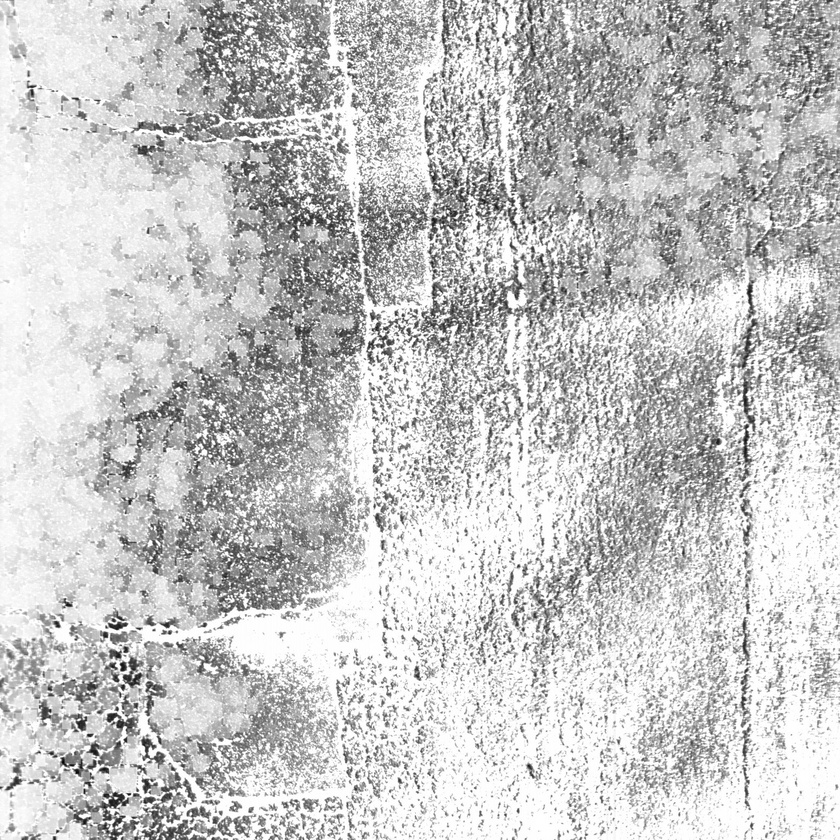
#> input picture 1035230124_output.jpg, 840 x 840 px, shrunk from 2048 x 2048 before the run
$ jupyter execute 'Article submission.ipynb'
#> lines starting #> are read from the running program, lines starting #| are printed output that depends on the picture; after the words box and inside, x2 and y2 are one past the last pixel; in counts of white or black regions, pixels touching at a corner belong together
#> further down, P is the input picture: shape (840, 840); min 1, max 255, mean 198.7
[cell 1]
import cv2
import numpy as np
import matplotlib.pyplot as plt

[cell 2]
def max_filtering(N, I_temp):
#> called with N = 20
    wall = np.full((I_temp.shape[0]+(N//2)*2, I_temp.shape[1]+(N//2)*2), -1)
    wall[(N//2):wall.shape[0]-(N//2), (N//2):wall.shape[1]-(N//2)] = I_temp.copy()
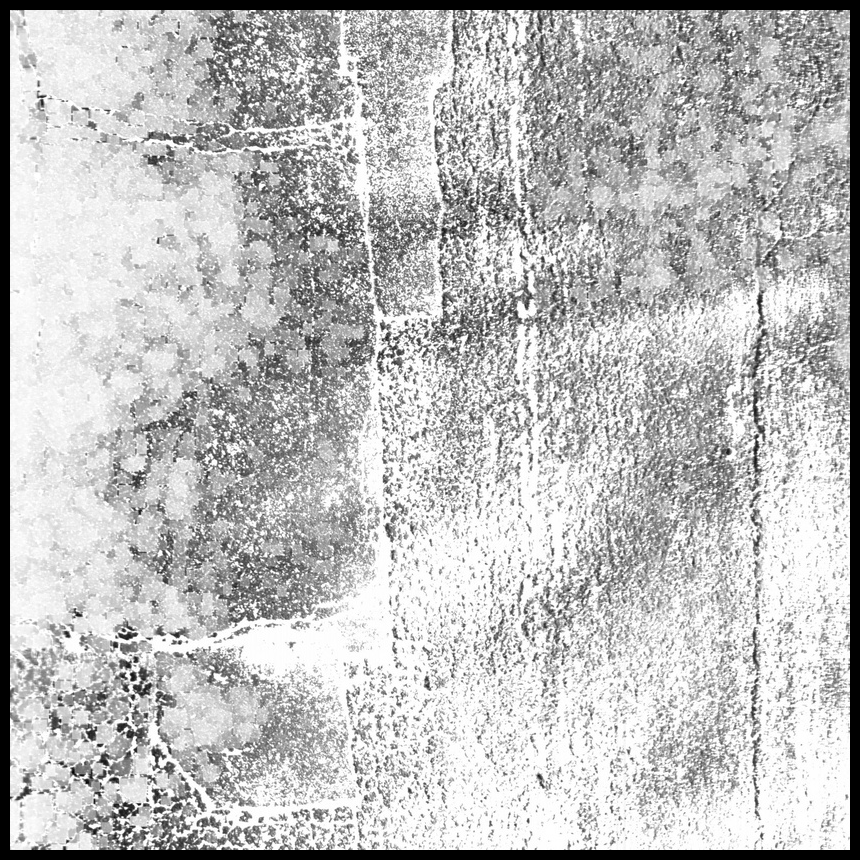
#> wall: shape (860, 860) int64; min -1, max 255, mean 189.5; drawn with min black and max white
    temp = np.full((I_temp.shape[0]+(N//2)*2, I_temp.shape[1]+(N//2)*2), -1)
    for y in range(0,wall.shape[0]):
        for x in range(0,wall.shape[1]):
            if wall[y,x]!=-1:
                window = wall[y-(N//2):y+(N//2)+1,x-(N//2):x+(N//2)+1]
                num = np.amax(window)
                temp[y,x] = num
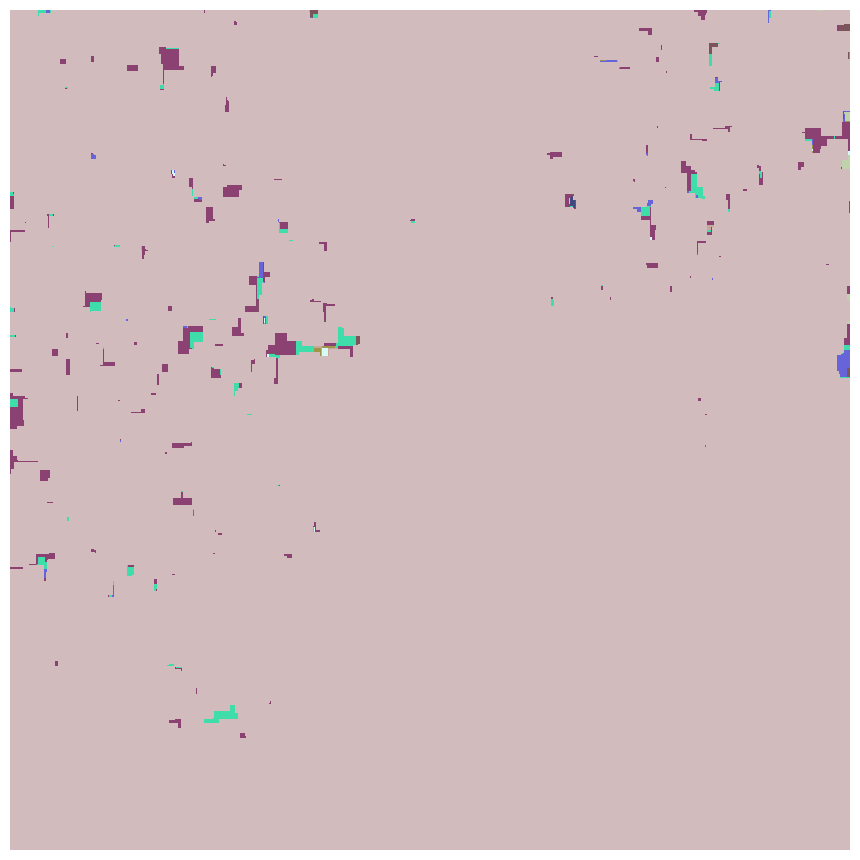
#> temp: shape (860, 860) int64; 13 distinct labels, from -1 to 255; one colour per label, 0 black, -1 white
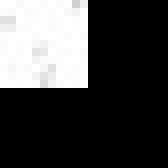
#> window: shape (21, 21) int64 (shown 8 times larger); min -1, max 255, mean 67.9; drawn with min black and max white
    A = temp[(N//2):wall.shape[0]-(N//2), (N//2):wall.shape[1]-(N//2)].copy()
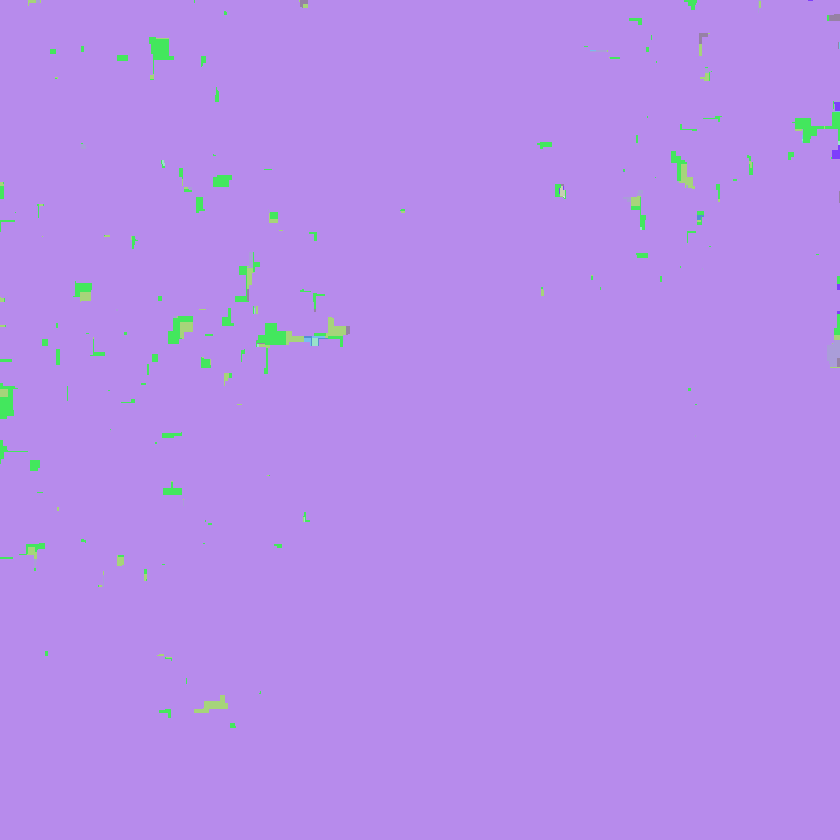
#> A: shape (840, 840) int64; 12 distinct labels, from 242 to 255; one colour per label, 0 black
    return A

def min_filtering(N, A):
#> called with N = 20
    wall_min = np.full((A.shape[0]+(N//2)*2, A.shape[1]+(N//2)*2), 300)
    wall_min[(N//2):wall_min.shape[0]-(N//2), (N//2):wall_min.shape[1]-(N//2)] = A.copy()
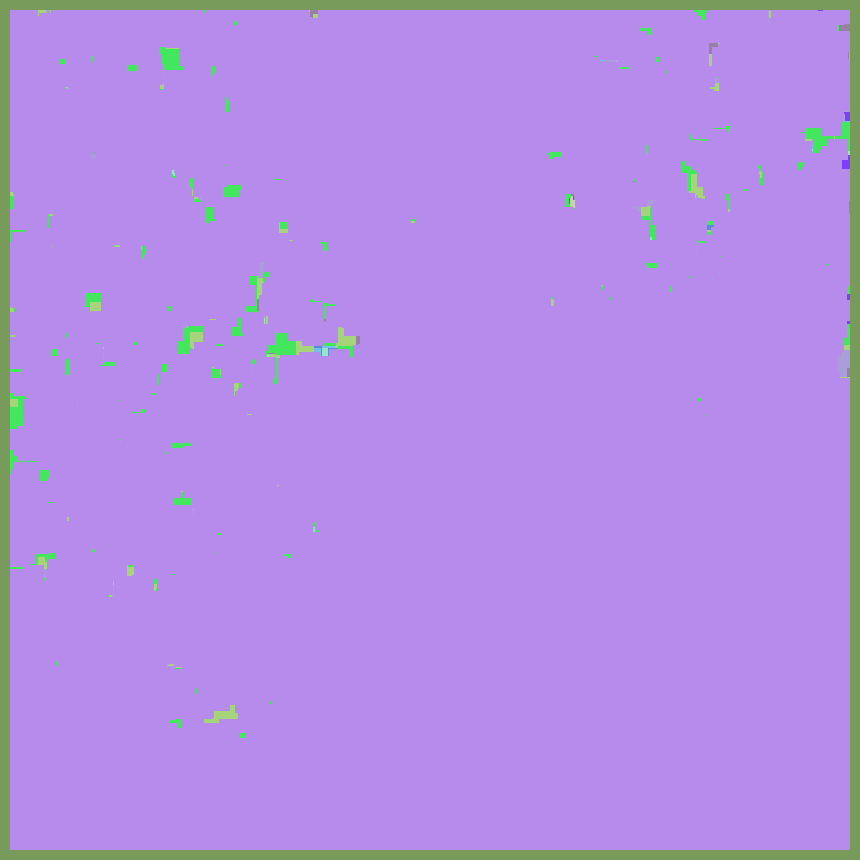
#> wall_min: shape (860, 860) int64; 13 distinct labels, from 242 to 300; one colour per label, 0 black
    temp_min = np.full((A.shape[0]+(N//2)*2, A.shape[1]+(N//2)*2), 300)
    for y in range(0,wall_min.shape[0]):
        for x in range(0,wall_min.shape[1]):
            if wall_min[y,x]!=300:
                window_min = wall_min[y-(N//2):y+(N//2)+1,x-(N//2):x+(N//2)+1]
                num_min = np.amin(window_min)
                temp_min[y,x] = num_min
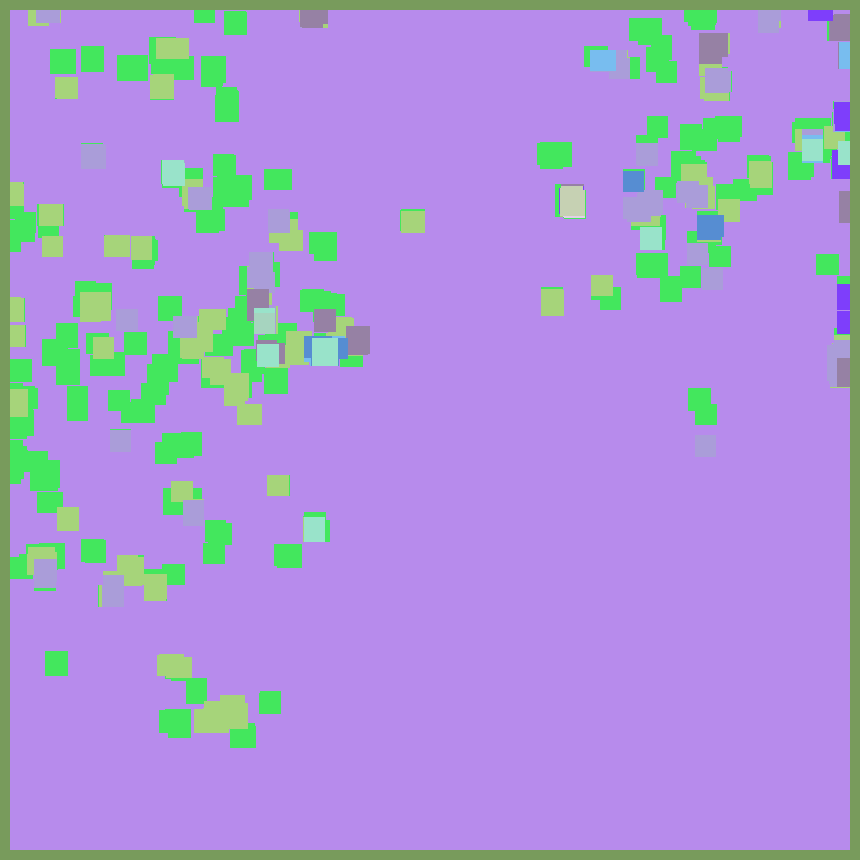
#> temp_min: shape (860, 860) int64; 13 distinct labels, from 242 to 300; one colour per label, 0 black
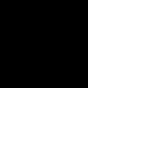
#> window_min: shape (21, 21) int64 (shown 8 times larger); values 255 (black) and 300 (white), 72.6% white; 1 black region, box (x1, y1, x2, y2) and area: (0, 0, 11, 11) 121
    B = temp_min[(N//2):wall_min.shape[0]-(N//2), (N//2):wall_min.shape[1]-(N//2)].copy()
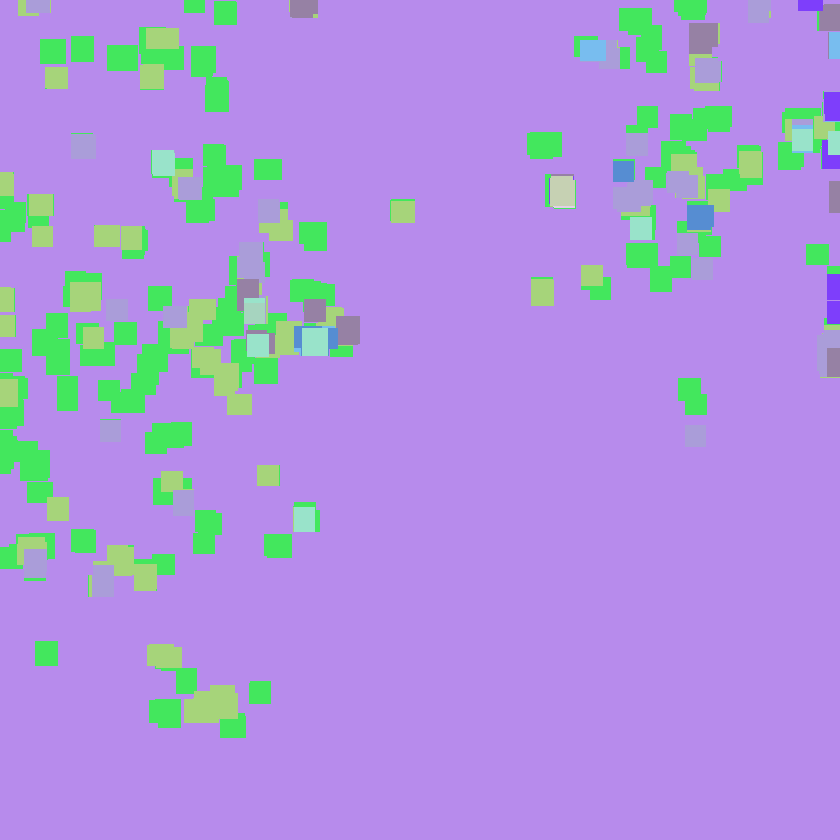
#> B: shape (840, 840) int64; 12 distinct labels, from 242 to 255; one colour per label, 0 black
    return B

def background_subtraction(I, B):
    O = I - B
    norm_img = cv2.normalize(O, None, 0,255, norm_type=cv2.NORM_MINMAX)
    return norm_img

def min_max_filtering(M, N, I):
    if M == 0:
        #max_filtering
        A = max_filtering(N, I)
        plt.imshow(A, cmap = 'gray')
        plt.title("A output")
        plt.show()

        #min_filtering
        B = min_filtering(N, A)
        plt.imshow(B, cmap = 'gray')
        plt.title("B output")
        plt.show()

        #subtraction
        normalised_img = background_subtraction(I, B)
    elif M == 1:
        #min_filtering
        A = min_filtering(N, I)
        #max_filtering
        B = max_filtering(N, A)
        #subtraction
        normalised_img = background_subtraction(I, B)
    return normalised_img

[cell 3]
#P = cv2.imread('Theory.jpg',0)
P = cv2.imread('1035230124_output.jpg',0)
plt.imshow(P,cmap='gray')
plt.title("original image")
plt.show()

[cell 4]
# We can edit the N and M values here for P and C images
O_P = min_max_filtering(M = 0, N = 20, I = P)
cv2.imwrite("1035230124_output.jpg_output.jpg", O_P)

#Display final output
plt.imshow(O_P, cmap = 'gray')
plt.title("Final output")
plt.show()

$ run again, with 1026360321_output.jpg copied over 1035230124_output.jpg
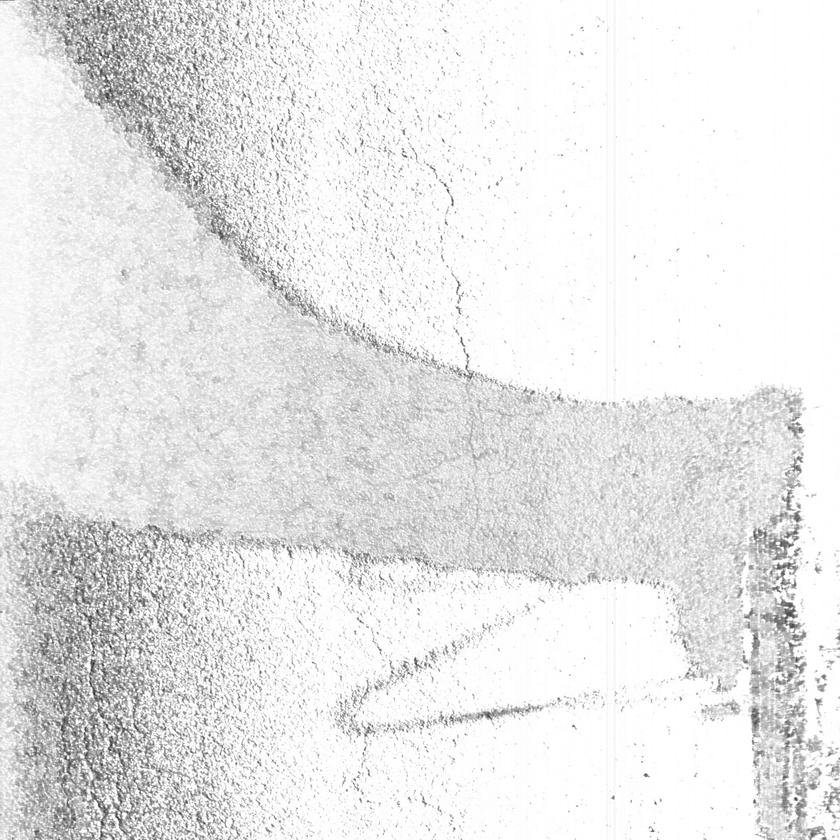
#> input picture 1026360321_output.jpg, 840 x 840 px, shrunk from 2048 x 2048 before the run
#> P is the input picture: shape (840, 840); min 40, max 255, mean 232.3
#> after the loop in max_filtering, `for y in range(0,wall.shape[0]):`:
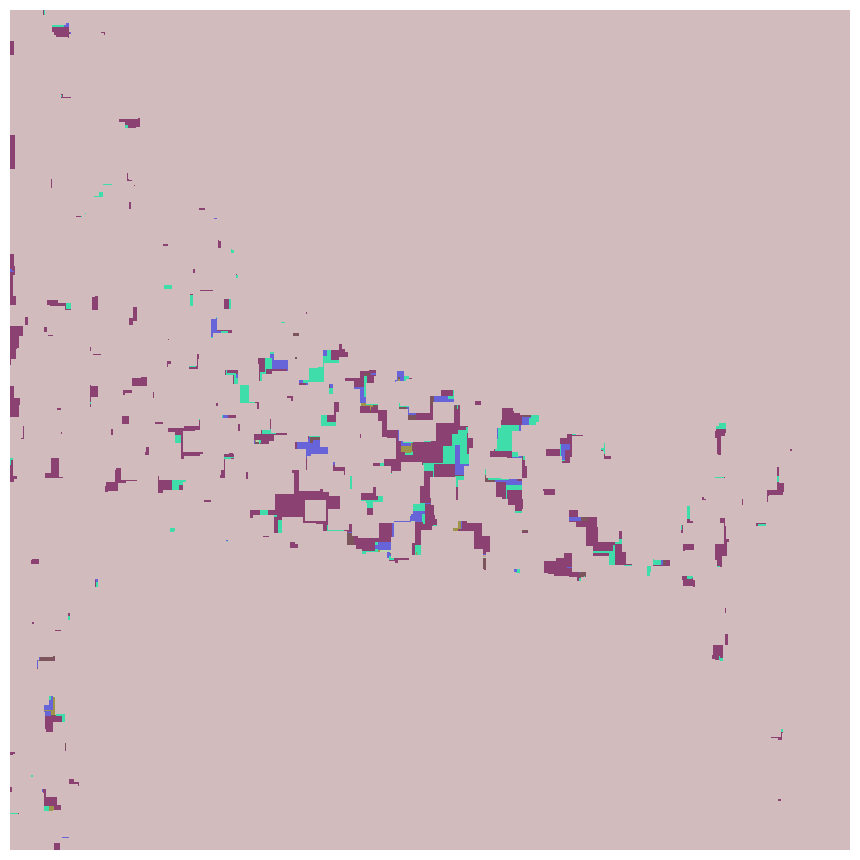
#> temp: shape (860, 860) int64; 9 distinct labels, from -1 to 255; one colour per label, 0 black, -1 white
#> A: shape (840, 840) int64; 8 distinct labels, from 248 to 255
#> wall_min: shape (860, 860) int64; 9 distinct labels, from 248 to 300
#> in min_filtering, `B = temp_min[(N//2):wall_min.shape[0]-(N//2), (N//2):wall_min.shape[1]..`:
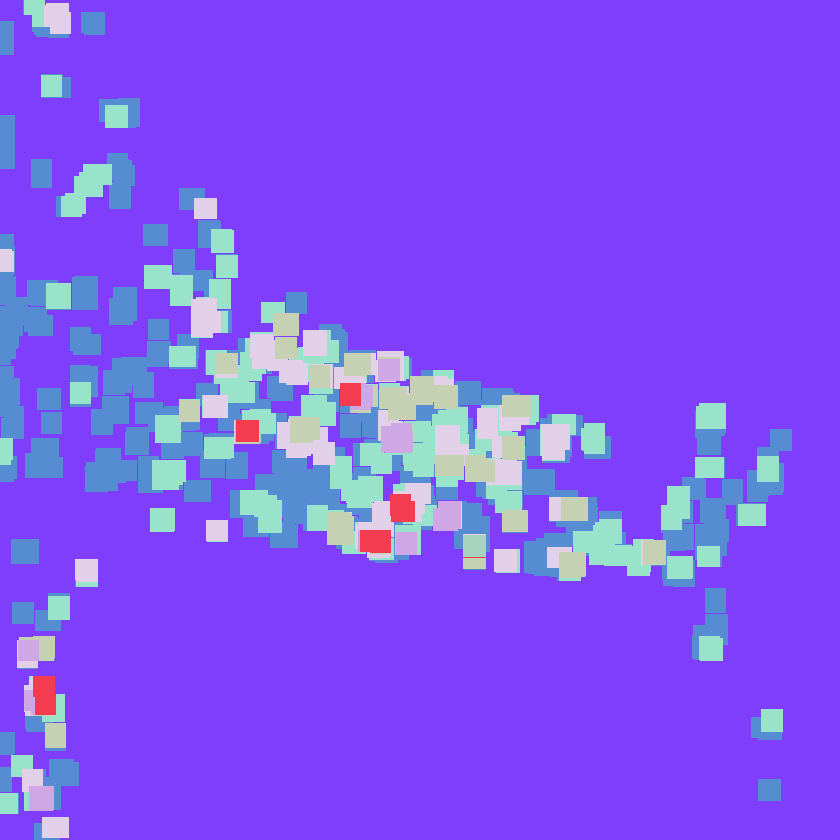
#> B: shape (840, 840) int64; 8 distinct labels, from 248 to 255; one colour per label, 0 black
